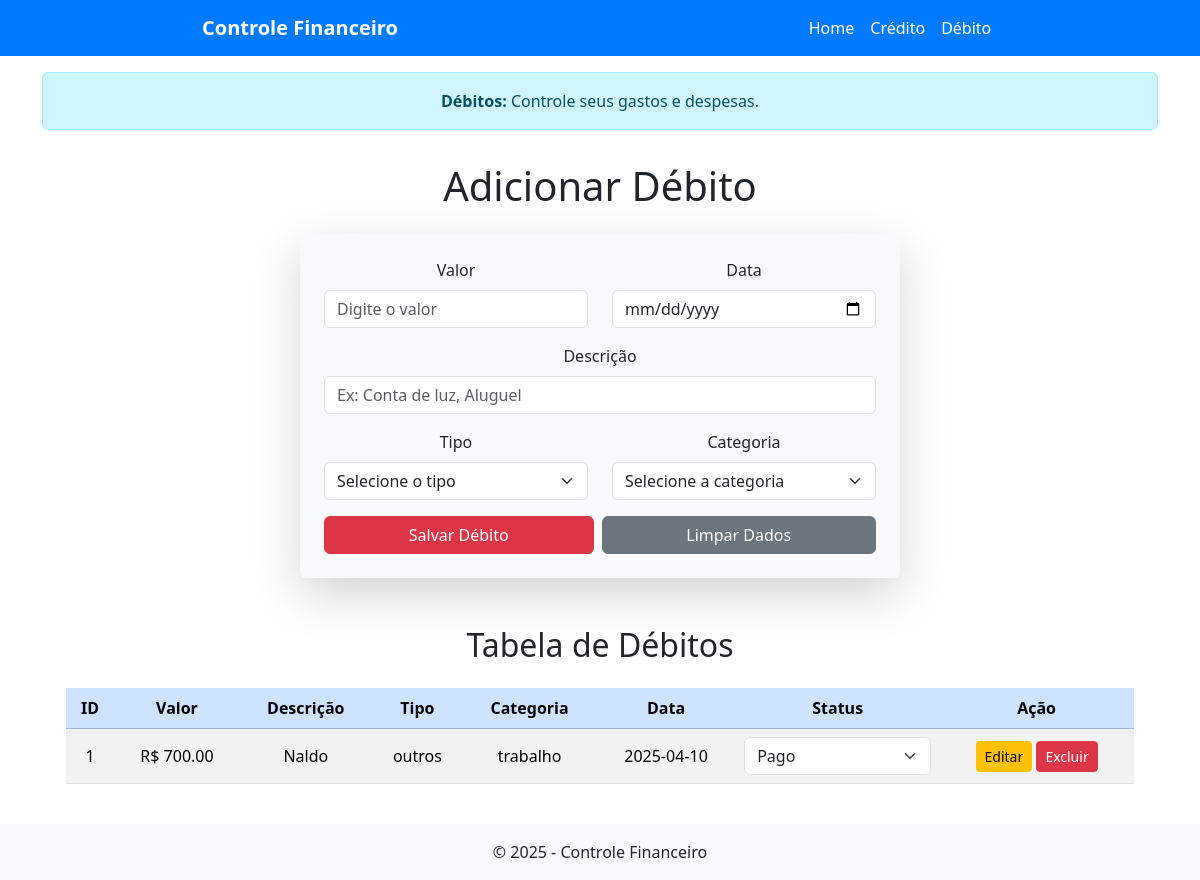
Before: /debito with the older database file.
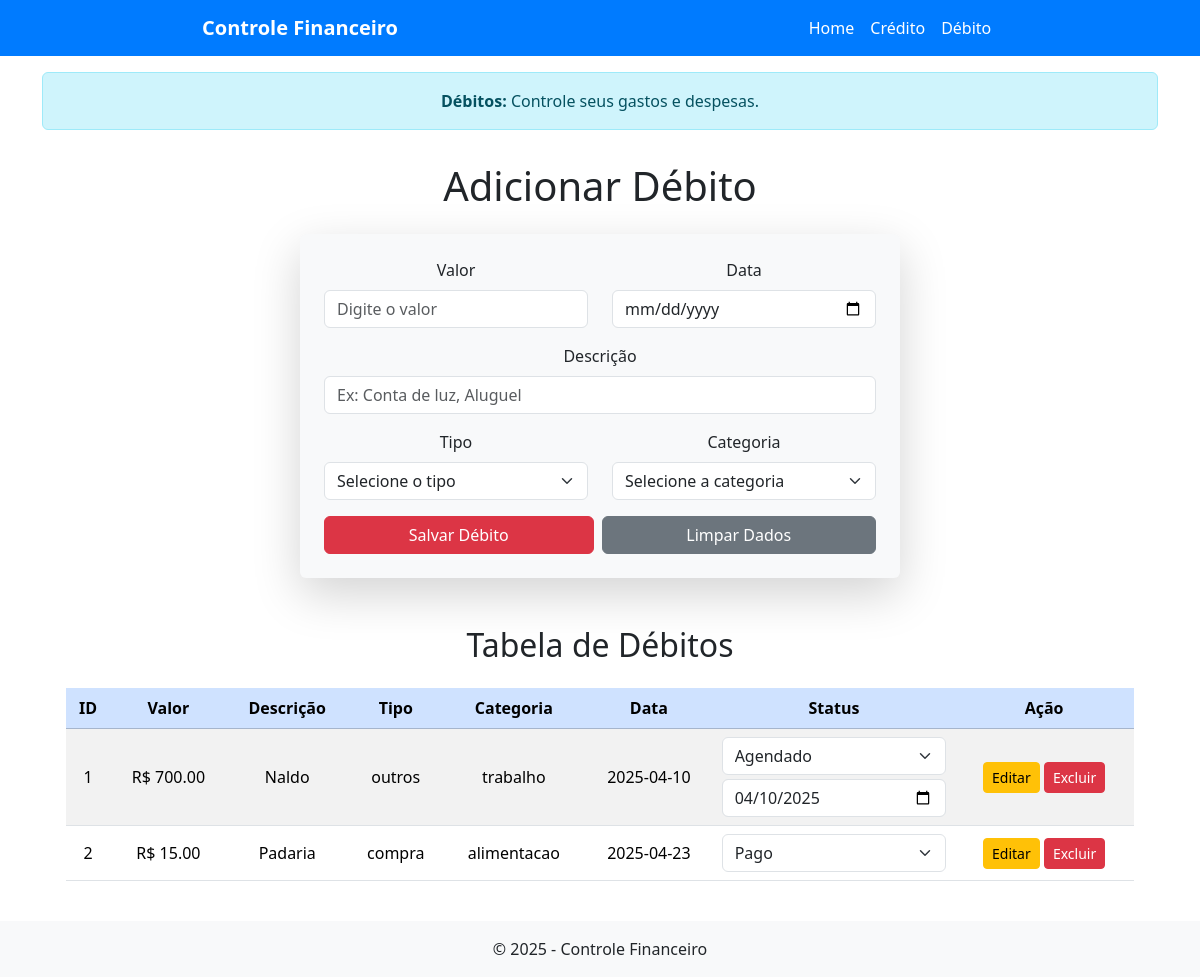
After: the same page with the newer database file.
### tables this page shows
CREATE TABLE debitos (
            id INTEGER PRIMARY KEY AUTOINCREMENT,
            valor REAL NOT NULL,
            descricao TEXT NOT NULL,
            tipo TEXT NOT NULL,
            categoria TEXT NOT NULL,
            data TEXT NOT NULL,
            status TEXT NOT NULL DEFAULT 'pendente',
            data_agendada TEXT
        );

### app.py (the view, shortened to what this page needs)
@app.route("/debito", methods=["GET", "POST"])
def debito():
    conaxao = sqlite3.connect("financeiro.db")
    cursor = conaxao.cursor()
    cursor.execute("SELECT * FROM debitos")
    debitos = cursor.fetchall()
    conaxao.close()
    return render_template("debito.html", debitos=debitos)

### templates/debito.html (shortened to what this page needs)
{% extends 'base.html' %}
{% block alert %}
    <div class="container mt-3">
        <div class="alert alert-info text-center" role="alert">
            <strong>Débitos:</strong> Controle seus gastos e despesas.
        </div>
    </div>
{% endblock %}
{% block content %}
    <div class="container mt-3">
        <h1 class="mb-4 text-center">Adicionar Débito</h1>
        <form method="POST" class="p-4 rounded shadow-lg bg-light mx-auto" style="max-width: 600px;" id="debitoForm">
            <div class="row">
                <div class="col-md-6 mb-3">
                    <label for="valor" class="form-label">Valor</label>
                    <input type="number" class="form-control" id="valor" name="valor" placeholder="Digite o valor" required>
                </div>
                <div class="col-md-6 mb-3">
                    <label for="data" class="form-label">Data</label>
                    <input type="date" class="form-control" id="data" name="data" required>
                </div>
            </div>
            <div class="mb-3">
                <label for="descricao" class="form-label">Descrição</label>
                <input type="text" class="form-control" id="descricao" name="descricao" placeholder="Ex: Conta de luz, Aluguel" required>
            </div>
            <div class="row">
                <div class="col-md-6 mb-3">
                    <label for="tipo" class="form-label">Tipo</label>
                    <select class="form-select" id="tipo" name="tipo" required>
                        <option value="" selected disabled>Selecione o tipo</option>
                    </select>
                </div>
                <div class="col-md-6 mb-3">
                    <label for="categoria" class="form-label">Categoria</label>
                    <select class="form-select" id="categoria" name="categoria" required>
                        <option value="" selected disabled>Selecione a categoria</option>
                    </select>
                </div>
            </div>
            <div class="d-flex gap-2">
                <button type="submit" class="btn btn-danger flex-grow-1">Salvar Débito</button>
                <button type="reset" class="btn btn-secondary flex-grow-1">Limpar Dados</button>
            </div>
        </form>
        <div class="container mt-5">
            <h2 class="text-center mb-4">Tabela de Débitos</h2>
            <table class="table table-striped tabel-bordered text-center align-middle">
                <thead class="table-primary">
                <tr>
                    <th>ID</th>
                    <th>Valor</th>
                    <th>Descrição</th>
                    <th>Tipo</th>
                    <th>Categoria</th>
                    <th>Data</th>
                    <th>Status</th>
                    <th>Ação</th>
                </tr>
                </thead>
                <tbody>
                    {% for debito in debitos %}
                    <tr>
                        <td>{{ debito[0] }}</td>
                        <td>R$ {{ "%.2f"|format(debito[1]) }}</td>
                        <td>{{ debito[2] }}</td>
                        <td>{{ debito[3] }}</td>
                        <td>{{ debito[4] }}</td>
                        <td>{{ debito[5] }}</td>
                        <td>
                            <form method="POST" action="{{ url_for('atualizar_status_debito', id=debito[0]) }}">
                                <select name="status" class="form-select" onchange="this.form.submit()">
                                    <option value="Pago" {% if debito[6] == 'Pago' %}selected{% endif %}>Pago</option>
                                    <option value="Agendado" {% if debito[6] == 'Agendado' %}selected{% endif %}>Agendado</option>
                                </select>
                                {% if debito[6] == 'Agendado' %}
                                <input type="date" name="data_agendada" class="form-control mt-1" value="{{ debito[7] }}" onchange="this.form.submit()">
                                {% endif %}
                            </form>
                        </td>
                        <td>
                            <a href="{{ url_for('editar_debito', id=debito[0]) }}" class="btn btn-warning btn-sm">Editar</a>
                            <button class="btn btn-danger btn-sm" data-bs-toggle="modal" data-bs-target="#confirmarExclusao{{ debito[0] }}">
                                Excluir
                            </button>
                        </td>
                    </tr>
                    {% endfor %}
                </tbody>
            </table>
        </div>
    </div>
{% endblock %}

### templates/base.html (shortened to what this page needs)
<!DOCTYPE html>
<html lang="pt-br">
<head>
    <link href="https://cdn.jsdelivr.net/npm/bootstrap@5.3.3/dist/css/bootstrap.min.css"
          rel="stylesheet"
>
</head>
<body class="d-flex flex-column min-vh-100">
    {% include 'includes/navbar.html' %}
    {% block alert %}{% endblock %}
    <main class="container flex-grow-1">
        <div class="text-center">
            {% block content %}{% endblock %}
        </div>
    </main>
    {% include 'includes/footer.html' %}
</body>
</html>

### templates/includes/navbar.html (shortened to what this page needs)
<nav class="navbar navbar-expand-lg" style="background-color: #007BFF;">
    <div class="container">
        <a class="navbar-brand text-white fw-bold mx-auto" href="{{ url_for('home') }}">Controle Financeiro</a>
    </div>
    <div class="container">
        <div class="collapse navbar-collapse justify-content-center" id="navbarNav">
            <ul class="navbar-nav">
                <li class="nav-item">
                    <a class="nav-link text-white" href="{{ url_for('home') }}">Home</a>
                </li>
                <li class="nav-item">
                    <a class="nav-link text-white" href="{{ url_for('credito') }}">Crédito</a>
                </li>
                <li class="nav-item">
                    <a class="nav-link text-white" href="{{ url_for('debito') }}">Débito</a>
                </li>
            </ul>
        </div>
    </div>
</nav>

### templates/includes/footer.html
<footer class="text-center p-3 mt-4" style="background-color: #f8f9fa;">
    <p class="mb-0">&copy; 2025 - Controle Financeiro</p>
</footer>

Changed rows visible on the page:
changed debitos "Naldo": status "Pago" → "Agendado"; data_agendada (not shown) → "04/10/2025"
added debitos: id "2", valor "15.00", descricao "Padaria", tipo "compra", categoria "alimentacao", data "2025-04-23", status "Pago"
